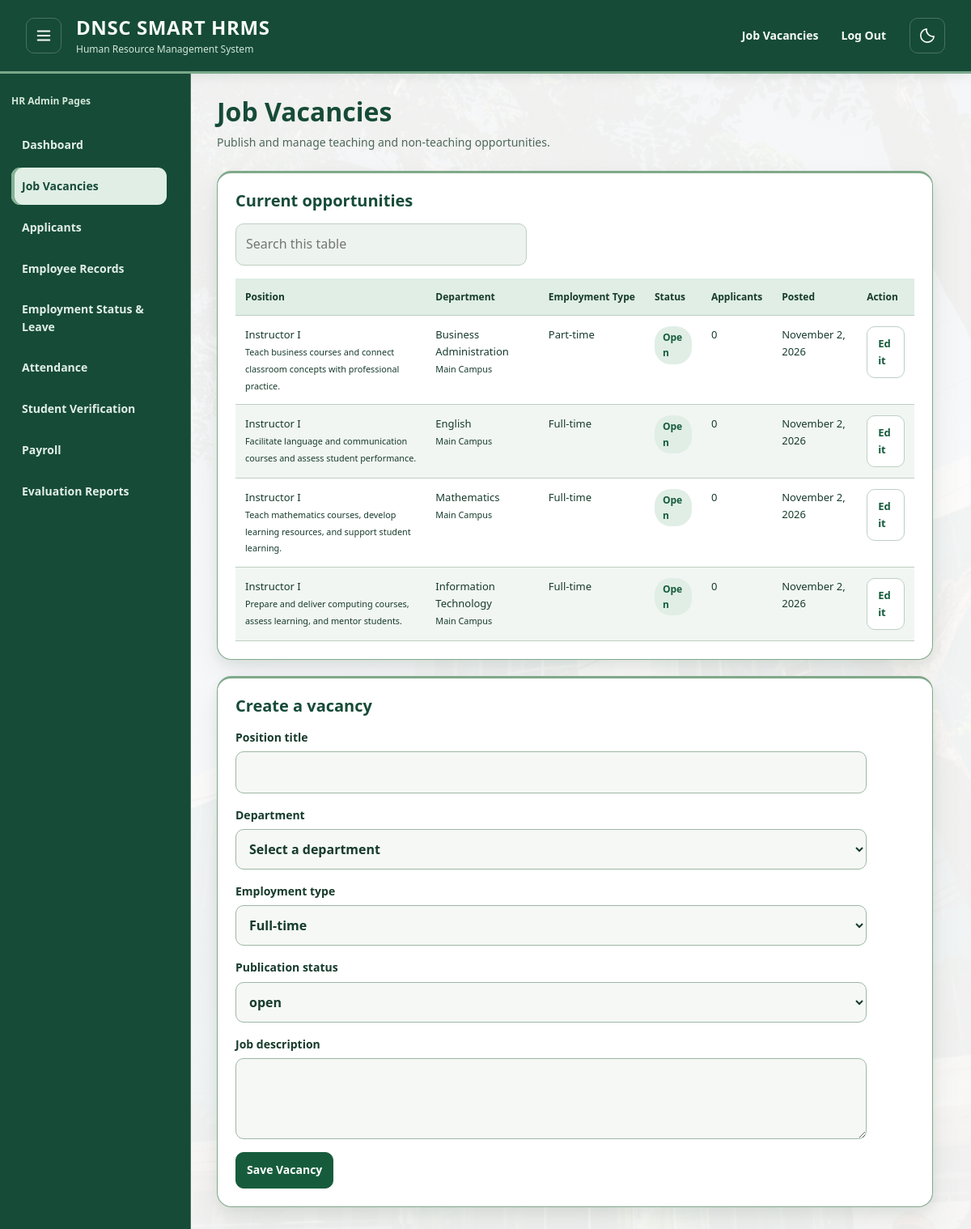
Screenshot of /hr-admin/HR_Admin_Job_Vacancies.php (signed in) with the database file from the repository.
### tables this page shows
CREATE TABLE `vacancies` (
  `id` bigint(20) NOT NULL,
  `department_id` bigint(20) NOT NULL,
  `title` varchar(100) NOT NULL,
  `employment_type` enum('Full-time','Part-time','Contract') DEFAULT 'Full-time',
  `description` text NOT NULL,
  `closing_date` date NOT NULL,
  `status` enum('open','closed') DEFAULT 'open',
  `created_at` timestamp NOT NULL DEFAULT current_timestamp(),
  `updated_at` timestamp NOT NULL DEFAULT current_timestamp() ON UPDATE current_timestamp()
);

CREATE TABLE `departments` (
  `id` bigint(20) NOT NULL,
  `branch_id` bigint(20) NOT NULL,
  `department_name` varchar(100) NOT NULL,
  `created_at` timestamp NOT NULL DEFAULT current_timestamp(),
  `updated_at` timestamp NOT NULL DEFAULT current_timestamp() ON UPDATE current_timestamp()
);

CREATE TABLE `branches` (
  `id` bigint(20) NOT NULL,
  `branch_code` varchar(20) NOT NULL,
  `branch_name` varchar(100) NOT NULL,
  `address` varchar(255) DEFAULT NULL,
  `created_at` timestamp NOT NULL DEFAULT current_timestamp(),
  `updated_at` timestamp NOT NULL DEFAULT current_timestamp() ON UPDATE current_timestamp()
);

### hr-admin/HR_Admin_Job_Vacancies.php (the view, shortened to what this page needs)
<?php
$pdo = db();
function e($v): string
{
    return htmlspecialchars((string)$v, ENT_QUOTES, 'UTF-8');
}
$form = [
    'id'              => '',
    'title'           => '',
    'department_id'   => '',
    'employment_type' => 'Full-time',
    'status'          => 'open',
    'description'     => '',
];
$vacancies = $pdo->query(
    'SELECT v.id, v.title, v.description, v.employment_type, v.status, v.created_at,
            d.department_name, b.branch_name,
            (SELECT COUNT(*) FROM applications a WHERE a.vacancy_id = v.id) AS applicants
       FROM vacancies v
       JOIN departments d ON d.id = v.department_id
       JOIN branches b    ON b.id = d.branch_id
      ORDER BY v.created_at DESC, v.id DESC'
)->fetchAll();
$isEdit = $form['id'] !== '';
?>
<!doctype html>
<html lang="en" data-theme="light" data-ready="true">
<head>
    <link rel="stylesheet" href="../assets/navigation.css">
    <link rel="stylesheet" href="../assets/light-theme.css?v=20261028-unified-employee">
</head>
<body class="sidebar-shell">
    <header class="hrms-header has-sidebar-menu"><button type="button" class="hrms-menu icon-button" id="menu-toggle" aria-controls="portal-sidebar" aria-expanded="true" aria-label="Collapse navigation" title="Collapse navigation"><svg viewBox="0 0 24 24" width="22" height="22" fill="none" stroke="currentColor" stroke-width="2" stroke-linecap="round" aria-hidden="true">
                <path d="M4 6h16M4 12h16M4 18h16" />
            </svg></button><a class="hrms-brand" href="../index.html"><strong>DNSC SMART HRMS</strong><span>Human Resource Management System</span></a>
        <nav class="hrms-public-nav" aria-label="Main navigation"><a href="../job-vacancies.php">Job Vacancies</a><a href="../authentication/logout.php" aria-label="Log out and return to sign in">Log Out</a></nav><button type="button" class="icon-button" id="theme-mode" aria-label="Switch to dark mode"></button>
    </header>
    <div class="demo-layout hrms-layout">
        <aside class="demo-sidebar hrms-sidebar" id="portal-sidebar">
            <p class="account-name">HR Admin Pages</p>
            <nav aria-label="Section navigation"><a href="HR_Admin_Dashboard.php">Dashboard</a><a href="HR_Admin_Job_Vacancies.php" aria-current="page">Job Vacancies</a><a href="HR_Admin_Applicant_Management.php">Applicants</a><a href="HR_Admin_Employee_Records.php">Employee Records</a><a href="HR_Admin_Employee_Status.php">Employment Status &amp; Leave</a><a href="HR_Admin_Attendance_Management.php">Attendance</a><a href="HR_Admin_Student_Verification.php">Student Verification</a><a href="HR_Admin_Payroll.php">Payroll</a><a href="HR_Admin_Evaluation_Reports.php">Evaluation Reports</a></nav>
        </aside>
        <main class="demo-main" id="main-content">
            <header class="demo-heading">
                <h1>Job Vacancies</h1>
                <p>Publish and manage teaching and non-teaching opportunities.</p>
            </header>
            <section class="demo-panel">
                <h2>Current opportunities</h2>
                <?php if (!$vacancies): ?>
                    <p>There are no vacancies yet. Create one below.</p>
                <?php else: ?>
                    <div class="demo-table-wrap">
                        <table>
                            <thead>
                                <tr>
                                    <th scope="col">Position</th>
                                    <th scope="col">Department</th>
                                    <th scope="col">Employment Type</th>
                                    <th scope="col">Status</th>
                                    <th scope="col">Applicants</th>
                                    <th scope="col">Posted</th>
                                    <th scope="col">Action</th>
                                </tr>
                            </thead>
                            <tbody>
                                <?php foreach ($vacancies as $v): ?>
                                    <tr>
                                        <td>
                                            <div><?= e($v['title'] ?? '') ?></div>
                                            <div><small><?= e(mb_strimwidth($v['description'] ?? '', 0, 90, '…')) ?></small></div>
                                        </td>
                                        <td>
                                            <div><?= e($v['department_name'] ?? 'General') ?></div>
                                            <div><small><?= e($v['branch_name'] ?? 'Main Campus') ?></small></div>
                                        </td>
                                        <td><?= e(ucfirst($v['employment_type'] ?? 'Full-time')) ?></td>
                                        <td><span class="demo-badge"><?= e(ucfirst($v['status'] ?? 'open')) ?></span></td>
                                        <td><?= (int)($v['applicants'] ?? 0) ?></td>
                                        <td><?= e(date('F j, Y', strtotime($v['created_at'] ?? 'now'))) ?></td>
                                        <td><a class="demo-button" href="?edit=<?= (int)$v['id'] ?>#vacancy-form">Edit</a></td>
                                    </tr>
                                <?php endforeach; ?>
                            </tbody>
                        </table>
                    </div>
                <?php endif; ?>
            </section>
            <div>
                <section class="demo-panel" id="vacancy-form">
                    <h2><?= $isEdit ? 'Edit vacancy' : 'Create a vacancy' ?></h2>
                    <form class="demo-form" method="post" action="<?= e(basename(__FILE__)) ?>" aria-label="Form details">
                        <label>Position title<input name="title" type="text" value="<?= e($form['title']) ?>" required maxlength="150"></label>
                        <label>Department<select name="department_id" required>
                                <option value="" <?= $form['department_id'] === '' ? ' selected' : '' ?>>Select a department</option>
                            </select></label>
                        <label>Employment type<select name="employment_type" required>
                                <?php foreach (EMPLOYMENT_TYPES as $t): ?>
                                    <option value="<?= e($t) ?>" <?= $form['employment_type'] === $t ? ' selected' : '' ?>><?= e($t) ?></option>
                                <?php endforeach; ?>
                            </select></label>
                        <label>Publication status<select name="status" required>
                                <?php foreach (STATUSES as $s): ?>
                                    <option value="<?= e($s) ?>" <?= $form['status'] === $s ? ' selected' : '' ?>><?= e($s) ?></option>
                                <?php endforeach; ?>
                            </select></label>
                        <label>Job description<textarea name="description" required maxlength="30000"><?= e($form['description']) ?></textarea></label>
                        <div>
                            <button class="demo-button primary" type="submit"><?= $isEdit ? 'Update Vacancy' : 'Save Vacancy' ?></button>
                        </div>
                    </form>
                </section>
            </div>
        </main>
    </div>
</body>
</html>

### assets/navigation.css (style rules this page uses)
html:has(body.sidebar-shell) { height:100%;overflow:hidden }
body.sidebar-shell { height:100vh;height:100dvh;min-height:0;margin:0;padding:0;display:flex;flex-direction:column;overflow:hidden;font-family:'DM Sans','Segoe UI',sans-serif!important;font-size:14px!important;font-weight:400;line-height:1.6!important }
body.sidebar-shell>header.hrms-header { flex:none;display:grid;grid-template-columns:44px minmax(180px,1fr) auto 44px;align-items:center;gap:18px;width:100%;margin:0;padding:18px 32px;border-bottom:1px solid var(--line);font-family:'DM Sans','Segoe UI',sans-serif;font-size:14px;line-height:1.6 }
body.sidebar-shell>header.hrms-header #menu-toggle { grid-column:1;grid-row:1;order:0;margin:0!important }
body.sidebar-shell>header.hrms-header .hrms-brand { grid-column:2;grid-row:1;margin:0!important;width:auto;min-width:0;gap:3px }
body.sidebar-shell>header.hrms-header .hrms-brand strong { font-family:Outfit,'Segoe UI',sans-serif!important;font-size:24px!important;font-weight:700;line-height:1.35;letter-spacing:.025em }
body.sidebar-shell>header.hrms-header .hrms-brand span { font-family:'DM Sans','Segoe UI',sans-serif;font-size:12px!important;line-height:1.35;letter-spacing:normal }
body.sidebar-shell>header.hrms-header .hrms-public-nav { grid-column:3;grid-row:1;order:0;width:auto;gap:6px;flex-wrap:nowrap;margin:0;align-items:center }
body.sidebar-shell>header.hrms-header .hrms-public-nav a { display:inline-flex;align-items:center;justify-content:center;min-height:44px;margin:0;padding:8px 10px;border:1px solid transparent;border-radius:9px;background:transparent;font-family:'DM Sans','Segoe UI',sans-serif;font-size:14px;line-height:1.6;font-weight:600;text-decoration:none;transform:none!important;transition:background-color .5s ease-in-out,color .5s ease-in-out }
body.sidebar-shell>header.hrms-header #theme-mode { grid-column:4;grid-row:1;display:grid;place-items:center;width:44px;height:44px;min-width:44px;padding:0;margin:0!important;flex:none }
body.sidebar-shell>.hrms-layout { flex:1 1 auto;width:100%;min-height:0!important;height:0;overflow:hidden;align-items:stretch;transition:none!important }
body.sidebar-shell>.hrms-layout>.hrms-sidebar { height:100%;max-height:none;padding:24px 14px;overflow-x:hidden;overflow-y:auto;scrollbar-gutter:stable;border-right:1px solid var(--line);font-family:'DM Sans','Segoe UI',sans-serif!important;font-size:14px!important;line-height:1.6!important;transition:background-color .5s ease-in-out,color .5s ease-in-out,border-color .5s ease-in-out!important }
body.sidebar-shell .hrms-sidebar .account-name { min-width:0;margin:0 0 22px;font-size:12px;font-weight:400;line-height:1.6;overflow-wrap:anywhere }
body.sidebar-shell .hrms-sidebar nav { min-width:0;display:grid;gap:5px;padding:0;margin:0 }
body.sidebar-shell .hrms-sidebar nav a { display:flex;align-items:center;box-sizing:border-box;width:100%;min-height:46px;margin:0;padding:11px 13px;border:0;border-radius:11px;font-family:'DM Sans','Segoe UI',sans-serif!important;font-size:14px!important;font-weight:600!important;line-height:1.6!important;letter-spacing:normal;text-decoration:none;transform:none!important;transition:background-color .5s ease-in-out,color .5s ease-in-out }
body.sidebar-shell .hrms-sidebar nav a[aria-current] { background:var(--slot-bg);color:var(--blue);box-shadow:inset 3px 0 0 var(--blue) }
body.sidebar-shell>.hrms-layout>#main-content { width:100%;height:100%;min-width:0;min-height:0;max-width:none!important;margin:0!important;padding:28px 32px!important;overflow-x:hidden;overflow-y:auto;overscroll-behavior:contain;scrollbar-gutter:stable;font-family:'DM Sans','Segoe UI',sans-serif!important;font-size:14px;line-height:1.6 }
body.sidebar-shell #main-content h1 { font-family:Outfit,'Segoe UI',sans-serif!important;font-size:32px!important;font-weight:700!important;line-height:1.2!important;letter-spacing:normal;margin:0 0 8px }
body.sidebar-shell #main-content h2 { font-family:Outfit,'Segoe UI',sans-serif!important;font-size:20px!important;line-height:1.2!important;font-weight:600!important }
body.sidebar-shell #main-content table { font-family:'DM Sans','Segoe UI',sans-serif;font-size:13px;line-height:1.6 }

### rows the page displays
vacancies: title "Instructor I", description "Teach business courses and connect classroom concepts with professional practice.", department.department_name "Business Administration", branches.branch_name "Main Campus", employment_type "Part-time", status "Open", applicants "0", created_at "November 2, 2026"
vacancies: title "Instructor I", description "Facilitate language and communication courses and assess student performance.", department.department_name "English", branches.branch_name "Main Campus", employment_type "Full-time", status "Open", applicants "0", created_at "November 2, 2026"
vacancies: title "Instructor I", description "Teach mathematics courses, develop learning resources, and support student learning.", department.department_name "Mathematics", branches.branch_name "Main Campus", employment_type "Full-time", status "Open", applicants "0", created_at "November 2, 2026"
vacancies: title "Instructor I", description "Prepare and deliver computing courses, assess learning, and mentor students.", department.department_name "Information Technology", branches.branch_name "Main Campus", employment_type "Full-time", status "Open", applicants "0", created_at "November 2, 2026"

### other values shown
form field employment_type "Full-time"
form field status "open"
